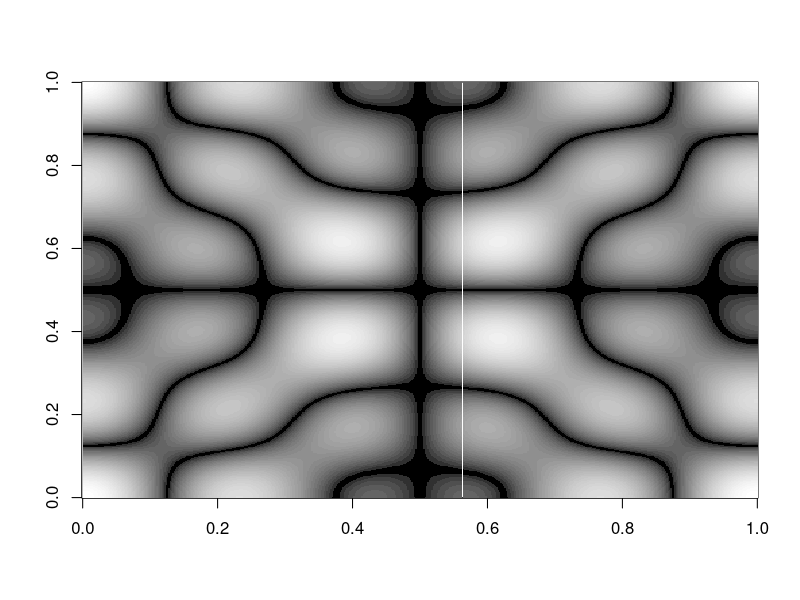

Here is the R script that generated this plot:
# Chladni 41 - similar to Chladni's original figure 41

# Generates an image similar to a "chladni Figure." chladni Figures are nodal patterns
# that occur on vibrating surfaces.

# The surface is modeled as a matrix, each point representing the 
# displacement of the surface while vibrating.
# The vibration is modled as the sum of a set of terms, each of which
# is a product of cos waves - one along the x direction, one along the y direction.
# The cos wave terms have different frequencies - starting with the 
# 'fundamental' frequency (wavelength is 1/2 the length of the surface),
# and followed by various 'harmonics'. 

t <- 0:500
f <- 2*pi/500
i <- 0
chladni  <- rep(1, 501) # first row is one, as cos(0) = 1

# Now add 500 more rows, first factor in each term varies as we go across a row (from t)
# second factor of each term varies as we go down a column (from i)
for ( i in 1:500) { 
  chladni  <- rbind(chladni , 
                    + cos(3/2*f*t)*cos(3/2*f*i) 
                    + cos(5/2*f*t)*cos(5/2*f*i)
  )
}
# Reset the graph layout in case it was previously set elsewhere.
par(mfrow=c(1,1))

# We want the matrix to record just the displacement of each
# point, not whether it happens to be up or down - in a standing
# wave the non nodal areas oscillate between positive and negative.
# So just take the absolute value of each point.
chladni <- abs(chladni)

# use the image or contour functions to display the results
image(chladni, col=grey.colors(40, start=0, end=1))
#contour(chladni)
